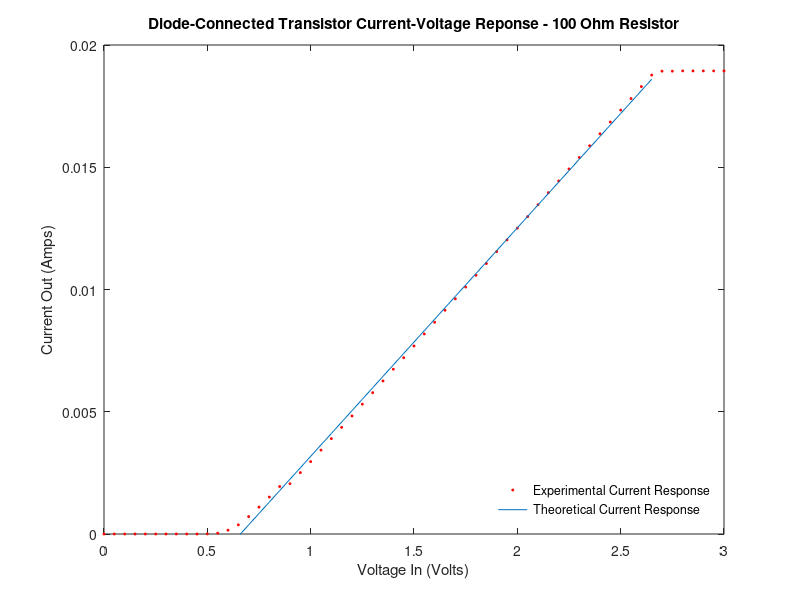
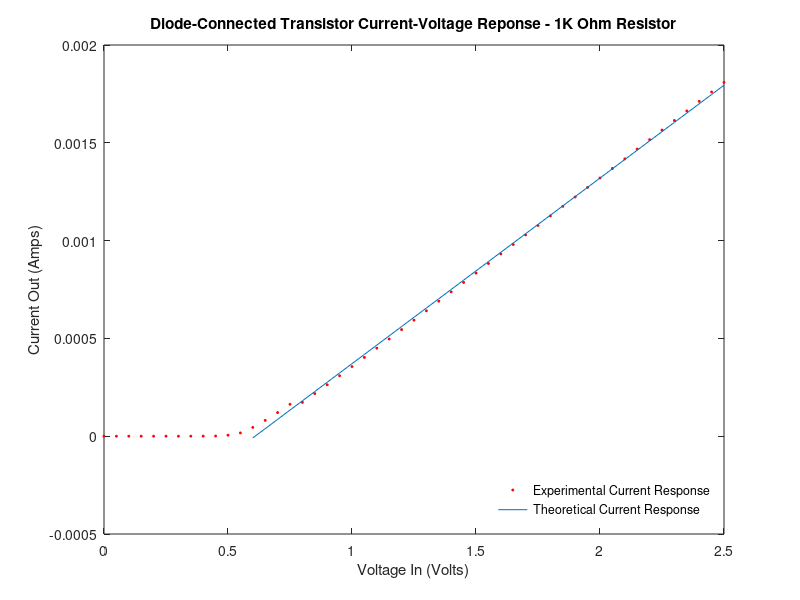
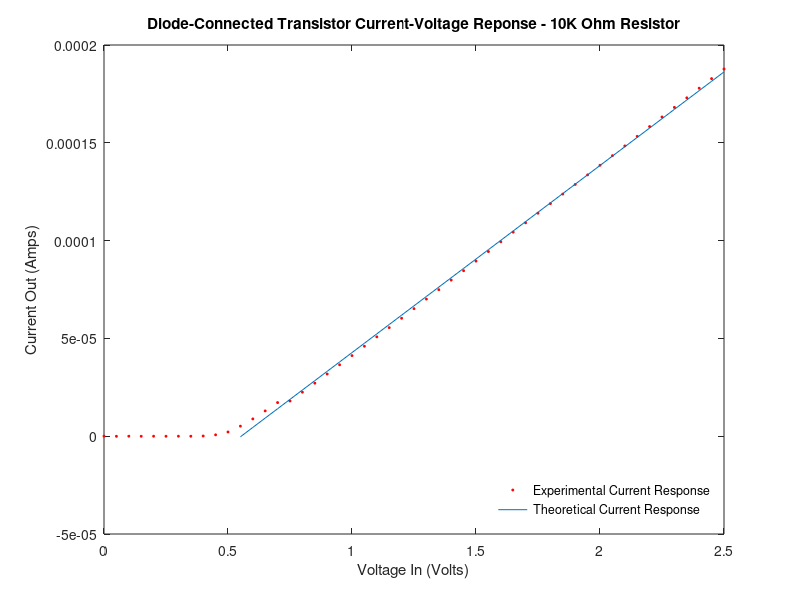
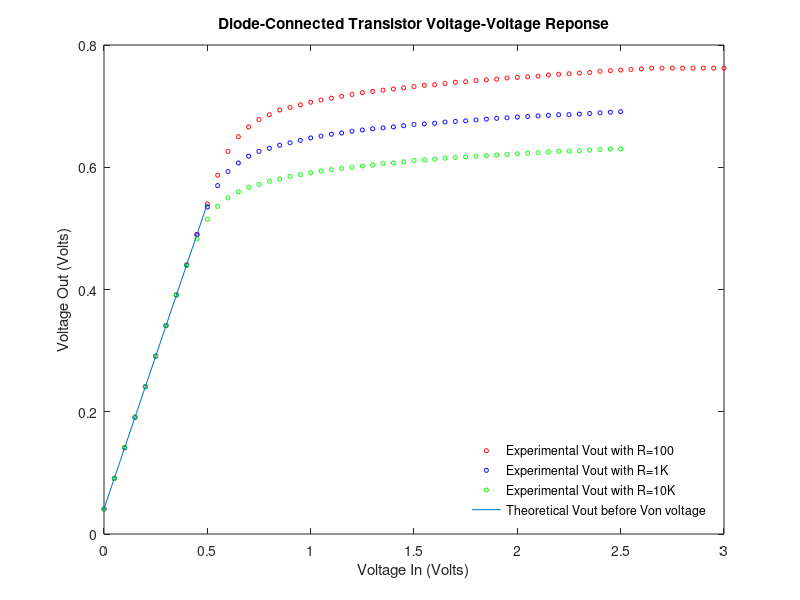

Here is the MATLAB script that generated these plots, in order:
load('collected_data.mat');

% Calculate the Ut and Is for the circuit with each resistor
R100 = 100;
R1K = 1000;
R10K = 10000;

% use indices 8-12 because first few points are so close to zero they're
% basically garbage in semilog plot
p100 = polyfit(Vin_Exp2_100(8:12), log(Iout_Exp2_100(8:12)), 1);
Ut100 = abs(1/p100(1));
Is100 = abs(exp(p100(2)));

p1K = polyfit(Vin_Exp2_1K(8:12), log(Iout_Exp2_1K(8:12)), 1);
Ut1K = abs(1/p1K(1));
Is1K = abs(exp(p1K(2)));

p10K = polyfit(Vin_Exp2_10K(8:12), log(Iout_Exp2_10K(8:12)), 1);
Ut10K = abs(1/p10K(1));
Is10K = abs(exp(p10K(2)));

% Calculate Ion from Ut and Is
Ion100 = Ut100/100;
Ion1K = Ut1K/1000;
Ion10K = Ut10K/10000;

% Calculate Von for circuit with each R
Von100 = roots(polyfit(Vin_Exp2_100(13:54), Iout_Exp2_100(13:54), 1));
Von1K = roots(polyfit(Vin_Exp2_1K(13:51), Iout_Exp2_1K(13:51), 1));
Von10K = roots(polyfit(Vin_Exp2_10K(12:51), Iout_Exp2_10K(12:51), 1));


% Calculate Theoretical SVMI for circuit with each R
TheoIout100 = polyfit(Vin_Exp2_100(13:54), Iout_Exp2_100(13:54), 1);
for i = 13:54
    TheoIout100Y(i) = TheoIout100(1) * Vin_Exp2_100(i) + TheoIout100(2);
end

TheoIout1K = polyfit(Vin_Exp2_1K(13:51), Iout_Exp2_1K(13:51), 1);
for j = 13:51
    TheoIout1KY(j) = TheoIout1K(1) * Vin_Exp2_1K(j) + TheoIout1K(2);
end

TheoIout10K = polyfit(Vin_Exp2_10K(12:51), Iout_Exp2_10K(12:51), 1);
for k = 12:51
    TheoIout10KY(k) = TheoIout10K(1) * Vin_Exp2_10K(k) + TheoIout10K(2);
end

% Calculate x-intercept of polyfit (to check if it fits

%%
%Plot data for SVMI on linear scale with polyfit on linetitle( "Diode-Connected Transistor Current-Voltage Reponse - 10K Ohm Resistor");
figure
plot(Vin_Exp2_100, Iout_Exp2_100, '*r','MarkerSize',2);
hold on
plot(Vin_Exp2_100(13:54), TheoIout100Y(13:54));
ylim([0, 0.02]);
title( "Diode-Connected Transistor Current-Voltage Reponse - 100 Ohm Resistor");
ylabel("Current Out (Amps)");
xlabel("Voltage In (Volts)");
legend('Experimental Current Response', 'Theoretical Current Response');
legend('boxoff')
legend('Location','southeast')

figure
plot(Vin_Exp2_1K, Iout_Exp2_1K, '*r','MarkerSize',2);
hold on
plot(Vin_Exp2_1K(13:51), TheoIout1KY(13:51));
title( "Diode-Connected Transistor Current-Voltage Reponse - 1K Ohm Resistor");
ylabel("Current Out (Amps)");
xlabel("Voltage In (Volts)");
legend('Experimental Current Response', 'Theoretical Current Response');
legend('boxoff')
legend('Location','southeast')

figure
plot(Vin_Exp2_10K, Iout_Exp2_10K, '*r','MarkerSize',2);
hold on
plot(Vin_Exp2_10K(12:51), TheoIout10KY(12:51));
title( "Diode-Connected Transistor Current-Voltage Reponse - 10K Ohm Resistor");
ylabel("Current Out (Amps)");
xlabel("Voltage In (Volts)");
legend('Experimental Current Response', 'Theoretical Current Response');
legend('boxoff')
legend('Location','southeast')

%%
%plot voltage voltage plot for circuit with each resistor all on one plot

figure
plot(Vin_Exp2_100, Vout_Exp2_100, 'or','MarkerSize',3);
title( "Diode-Connected Transistor Voltage-Voltage Reponse");
ylabel("Voltage Out (Volts)");
xlabel("Voltage In (Volts)");
hold on
plot(Vin_Exp2_1K, Vout_Exp2_1K, 'ob','MarkerSize',3);
hold on
plot(Vin_Exp2_10K, Vout_Exp2_10K, 'og','MarkerSize',3);

%theoretical polyfit (linear from 0 to 0.5 Vin)

TheoVout100 = polyfit(Vin_Exp2_100(1:11), Vout_Exp2_100(1:11), 1);
for m = 1:11
    TheoVout100Y(m) = TheoVout100(1) * Vin_Exp2_100(m) + TheoVout100(2);
end

%plot theoretical polyfit for linear part
plot(Vin_Exp2_100(1:11), TheoVout100Y(1:11));
hold off

legend('Experimental Vout with R=100', 'Experimental Vout with R=1K', 'Experimental Vout with R=10K', 'Theoretical Vout before Von voltage')
legend('boxoff')
legend('Location','southeast')

%%
% plot voltage in current out for circuit with each R on one plot
figure
semilogy(Vin_Exp2_100, Iout_Exp2_100, 'or','MarkerSize',3);
title( "Diode-Connected Transistor Current-Voltage Reponse - 100 Ohm Resistor");
ylabel("Current Out (Amps)");
xlabel("Voltage In (Volts)");

legend('Experimental Current Response', 'Theoretical Current Response');
legend('boxoff')
legend('Location','southeast')
hold on
semilogy(Vin_Exp2_1K, Iout_Exp2_1K, 'ob','MarkerSize',3);
hold on
semilogy(Vin_Exp2_10K, Iout_Exp2_10K, 'og','MarkerSize',3);


% What to do for error if all theoretical fits are just polyfits?
% What to write for analysis? Feels like I've thrown out all useful part of
% the theoretical work I did
% What does voltage-voltage plot tell us?
% interesting that its linear and slope 1